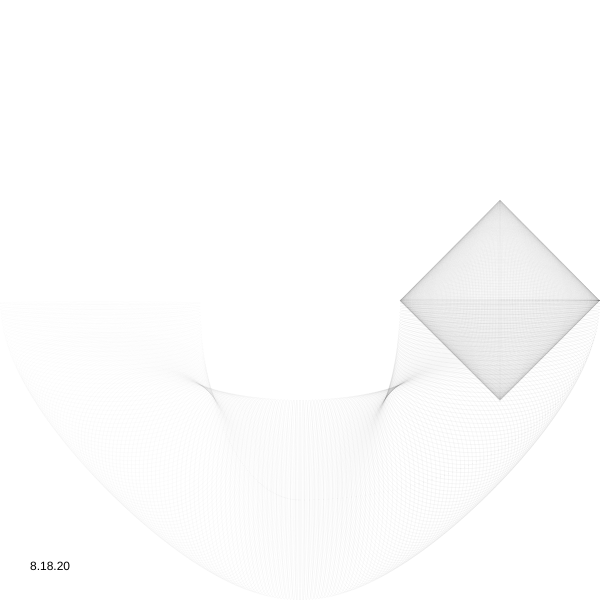
Frame 1 (no input)
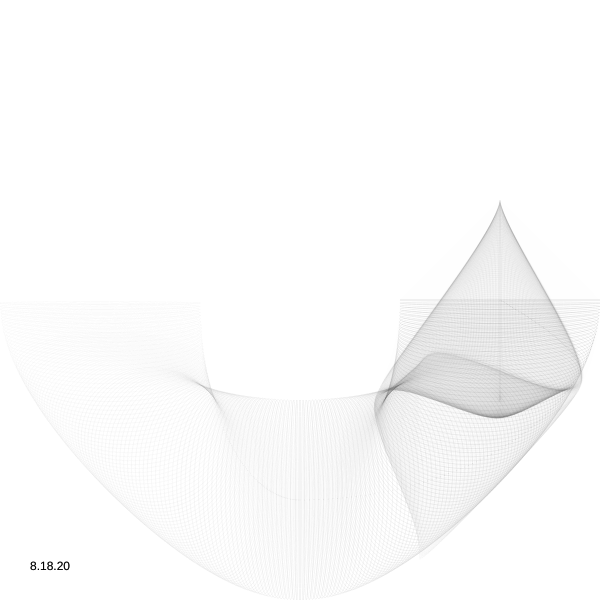
Frame 60 (no input)
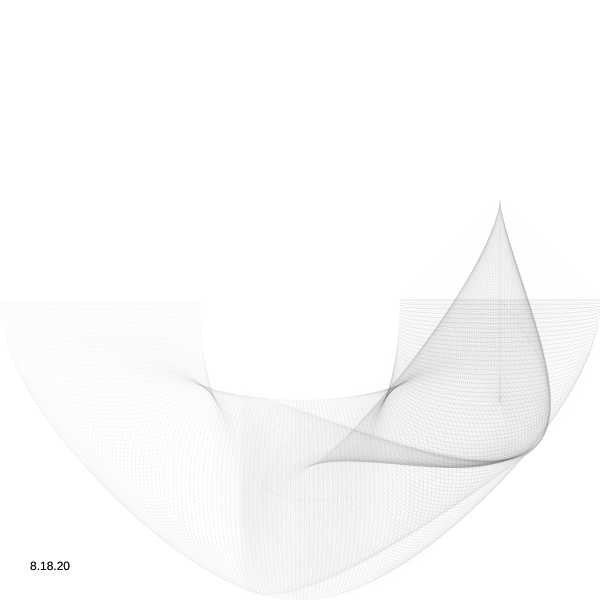
Frame 120 (the mouse pressed at the canvas centre since frame 60)

The p5.js sketch that drew these frames (run headless with seeded random() and noise() and a simulated clock; from frame 60 on, the mouse is pressed at the canvas centre):

// p5.js sketch
// ── sketch.js
var r=200;
var s=0.002;
function setup() { 
  createCanvas(600, 600);
  background(255)
}
function draw() {   
  background(255, 150);
  translate(width/2, height/2);
  let n=200;
  for (let i=0; i<n; i++) {
     let t1= i*PI/n;
     let t2= s*t1;
     let x1= r*cos(t1);
     let y1= r*sin(t1);
     let x2= r*cos(t2);
     let y2= r*sin(t2);
     stroke(i%255, 50)
     strokeWeight(0.2)
     noFill();
     ellipse(x1, y1, r*cos(t1), r*sin(t1));
     ellipse(x2,y2, r*sin(t1), r*cos(t1));
  }
  s+=0.005;
  fill(0);
  noStroke();
   translate(-width/2, -height/2);
  text("8.18.20", 30, height-30);
  noFill();
}
